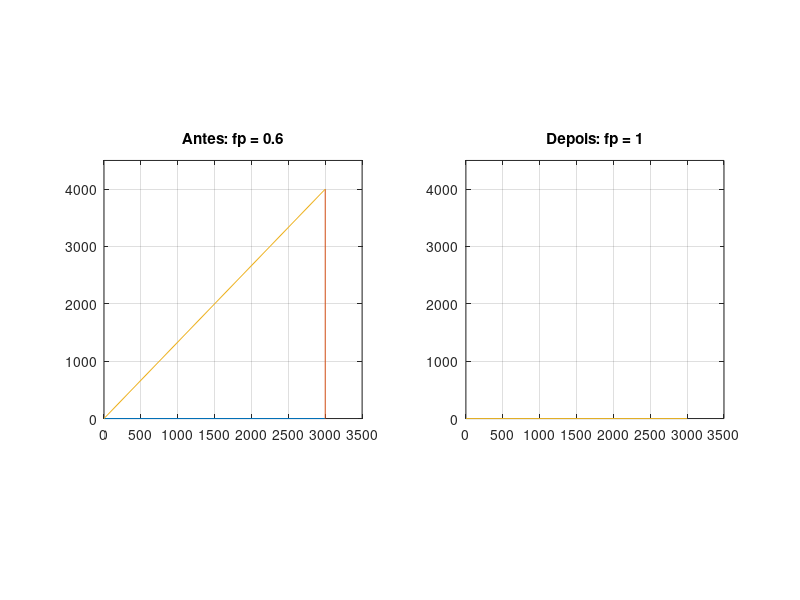
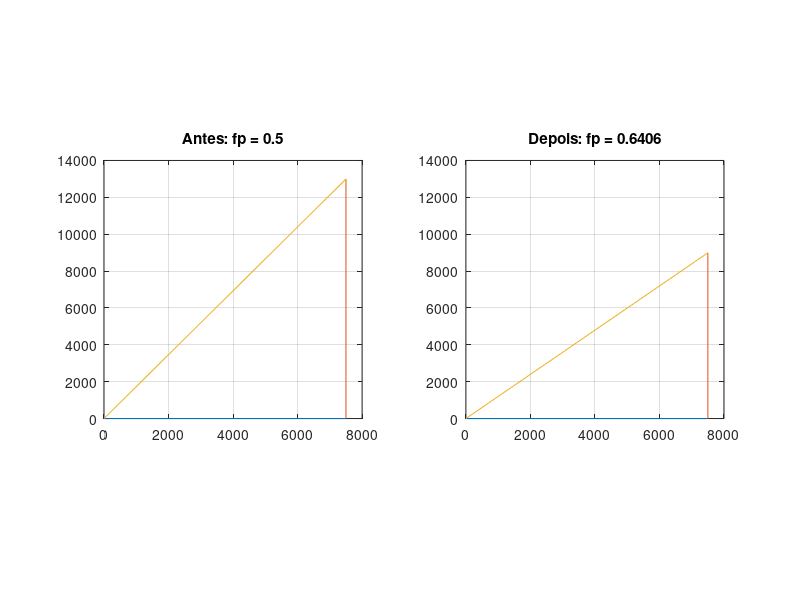
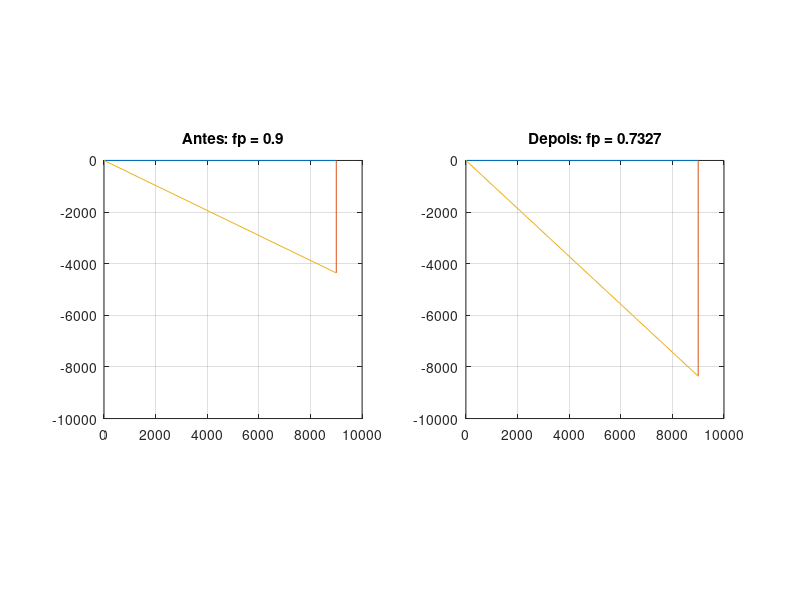
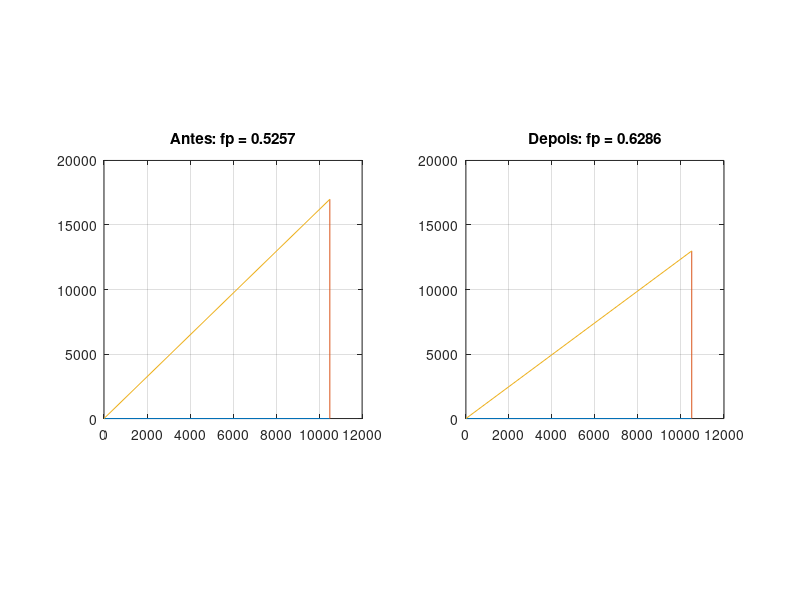

These figures' MATLAB source, in order:
V = 220; %Tensçao RMS
f = 60; %Frequência

%Combinação 1
S01 = 5e3;
fp01 = 0.6; %atrasado
P01 = S01*fp01;
Q01 = sqrt(S01^2 - P01^2);
S1 = P01 + j*Q01;

XC01 = V^2/Q01;
C01 = 1/(2*pi*f*XC01);

figure(1)
subplot(1,2,1);
plot([0 P01],[0 0],[P01 P01],[0 Q01],[0 P01],[0 Q01]);
axis([0 3500 0 4500],'square');
title("Antes: fp = 0.6");
grid;
subplot(1, 2, 2);
plot([0 P01],[0 0],[P01 P01],[0 Q01-Q01],[0 P01],[0 Q01-Q01]);
axis([0 3500 0 4500],'square');
title("Depois: fp = 1");
grid;

%Combinação 2
S02 = 15e3;
fp02 = 0.5; %atrasado
P02 = S02*fp02;
Q02 = sqrt(S02^2 - P02^2);
S2 = P02 + j*Q02;

XC02 = V^2/Q02;
C02 = 1/(2*pi*f*XC02);

figure(2)
subplot(1,2,1);
plot([0 P02],[0 0],[P02 P02],[0 Q02],[0 P02],[0 Q02]);
axis([0 8000 0 14000],'square');
title("Antes: fp = 0.5");
grid;
subplot(1, 2, 2);
plot([0 P02],[0 0],[P02 P02],[0 Q02-Q01],[0 P02],[0 Q02-Q01]);
axis([0 8000 0 14000],'square');
title("Depois: fp = 0.6406");
grid;

%Combinação 3
S03 = 10e3;
fp03 = 0.9; %adiantado
P03 = S03*fp03;
Q03 = -1*sqrt(S03^2 - P03^2);
S3 = P03 + j*Q03;

XC03 = V^2/Q03;
C03 = 1/(2*pi*f*XC03);

figure(3)
subplot(1,2,1);
plot([0 P03],[0 0],[P03 P03],[0 Q03],[0 P03],[0 Q03]);
axis([0 10000 -10000 0],'square');
title("Antes: fp = 0.9");
grid;
subplot(1, 2, 2);
plot([0 P03],[0 0],[P03 P03],[0 Q03-Q01],[0 P03],[0 Q03-Q01]);
axis([0 10000 -10000 0],'square');
title("Depois: fp = 0.7327");
grid;

%Combinação 1 e 2
S12 = S1 + S2;
P12 = real(S12);
Q12 = imag(S12);

XC12 = V^2/Q12;
C12 = 1/(2*pi*f*XC12);

figure(4)
subplot(1, 2, 1);
plot([0 P12],[0 0],[P12 P12],[0 Q12],[0 P12],[0 Q12]);
axis([0 12000 0 20000], 'square');
title("Antes: fp = 0.5257");
grid;
subplot(1, 2, 2);
plot([0 P12],[0 0],[P12 P12],[0 Q12-Q01],[0 P12],[0 Q12-Q01]);
axis([0 12000 0 20000], 'square');
title("Depois: fp = 0.6286");
grid;

%Combinação 1 e 3
S13 = S1 + S3;
P13 = real(S13);
Q13 = imag(S13);

XC13 = V^2/Q13;
C13 = 1/(2*pi*f*XC13);

figure(5)
subplot(1, 2, 1);
plot([0 P13],[0 0],[P13 P13],[0 Q13],[0 P13],[0 Q13]);
axis([0 13000 -5000 0], 'square');
title("Antes: fp = 0.9996");
grid;
subplot(1, 2, 2);
plot([0 P13],[0 0],[P13 P13],[0 Q13-Q01],[0 P13],[0 Q13-Q01]);
axis([0 13000 -5000 0], 'square');
title("Depois: fp = 0.9399");
grid;

%Combinação 2 e 3
S23 = S2 + S3;
P23 = real(S23);
Q23 = imag(S23);

XC23 = V^2/Q23;
C23 = 1/(2*pi*f*XC23);


figure(6)
subplot(1, 2, 1);
plot([0 P23],[0 0],[P23 P23],[0 Q23],[0 P23],[0 Q23]);
axis([0 20000 0 10000], 'square');
title("Antes: fp = 0.8861");
grid;
subplot(1, 2, 2);
plot([0 P23],[0 0],[P23 P23],[0 Q23-Q01],[0 P23],[0 Q23-Q01]);
axis([0 20000 0 10000], 'square');
title("Depois: fp = 0.9628");
grid;

%Combinação 1, 2 e 3
S123 = S1 + S2 + S3;
P123 = real(S123);
Q123 = imag(S123);

XC123 = V^2/Q123;
C123 = 1/(2*pi*f*XC123);

figure(7)
subplot(1, 2, 1);
plot([0 P123],[0 0],[P123 P123],[0 Q123],[0 P123],[0 Q123]);
axis([0 20000 0 14000], 'square');
title("Antes: fp = 0.8393");
grid;
subplot(1, 2, 2);
plot([0 P123],[0 0],[P123 P123],[0 Q123-Q01],[0 P123],[0 Q123-Q01]);
axis([0 20000 0 14000], 'square');
title("Depois: fp = 0.9144");
grid;